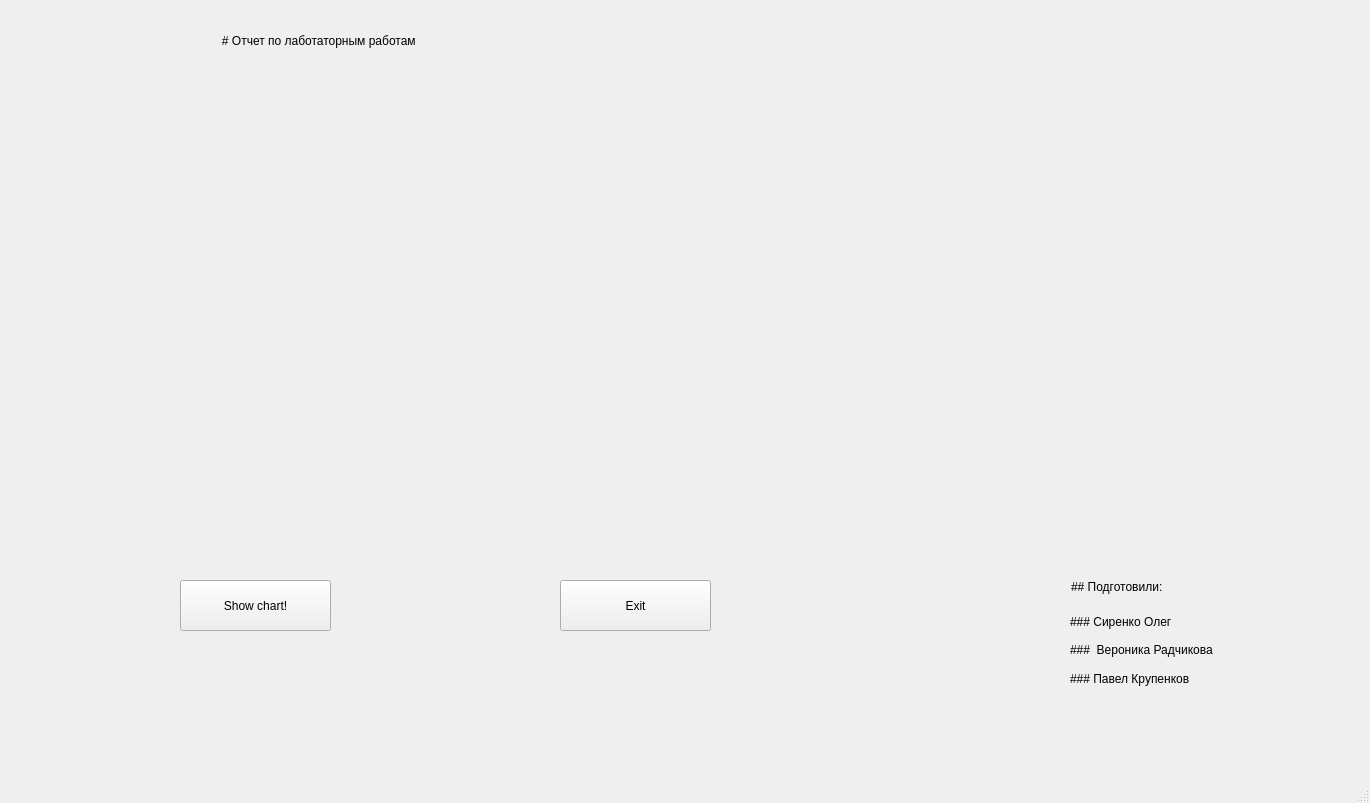
<?xml version="1.0" encoding="UTF-8"?>
<ui version="4.0">
 <class>MainWindow</class>
 <widget class="QMainWindow" name="MainWindow">
  <property name="geometry">
   <rect>
    <x>0</x>
    <y>0</y>
    <width>1370</width>
    <height>803</height>
   </rect>
  </property>
  <property name="windowTitle">
   <string>MainWindow</string>
  </property>
  <widget class="QWidget" name="centralwidget">
   <widget class="QPushButton" name="pushButton">
    <property name="geometry">
     <rect>
      <x>180</x>
      <y>580</y>
      <width>151</width>
      <height>51</height>
     </rect>
    </property>
    <property name="text">
     <string>Show chart!</string>
    </property>
   </widget>
   <widget class="QLabel" name="label">
    <property name="geometry">
     <rect>
      <x>0</x>
      <y>0</y>
      <width>641</width>
      <height>81</height>
     </rect>
    </property>
    <property name="text">
     <string># Отчет по лаботаторным работам </string>
    </property>
    <property name="textFormat">
     <enum>Qt::MarkdownText</enum>
    </property>
    <property name="alignment">
     <set>Qt::AlignCenter</set>
    </property>
   </widget>
   <widget class="QLabel" name="label_2">
    <property name="geometry">
     <rect>
      <x>1071</x>
      <y>580</y>
      <width>231</width>
      <height>31</height>
     </rect>
    </property>
    <property name="text">
     <string>## Подготовили:  </string>
    </property>
    <property name="textFormat">
     <enum>Qt::MarkdownText</enum>
    </property>
    <property name="alignment">
     <set>Qt::AlignLeading|Qt::AlignLeft|Qt::AlignTop</set>
    </property>
   </widget>
   <widget class="QWidget" name="verticalLayoutWidget">
    <property name="geometry">
     <rect>
      <x>1070</x>
      <y>610</y>
      <width>198</width>
      <height>80</height>
     </rect>
    </property>
    <layout class="QVBoxLayout" name="verticalLayout">
     <item>
      <widget class="QLabel" name="label_3">
       <property name="text">
        <string>### Сиренко Олег </string>
       </property>
       <property name="textFormat">
        <enum>Qt::MarkdownText</enum>
       </property>
      </widget>
     </item>
     <item>
      <widget class="QLabel" name="label_5">
       <property name="text">
        <string>###  Вероника Радчикова</string>
       </property>
       <property name="textFormat">
        <enum>Qt::MarkdownText</enum>
       </property>
      </widget>
     </item>
     <item>
      <widget class="QLabel" name="label_4">
       <property name="text">
        <string>### Павел Крупенков</string>
       </property>
       <property name="textFormat">
        <enum>Qt::MarkdownText</enum>
       </property>
      </widget>
     </item>
    </layout>
   </widget>
   <widget class="QLabel" name="label_6">
    <property name="geometry">
     <rect>
      <x>660</x>
      <y>60</y>
      <width>681</width>
      <height>401</height>
     </rect>
    </property>
    <property name="text">
     <string/>
    </property>
   </widget>
   <widget class="QPushButton" name="pushButton_2">
    <property name="geometry">
     <rect>
      <x>560</x>
      <y>580</y>
      <width>151</width>
      <height>51</height>
     </rect>
    </property>
    <property name="text">
     <string>Exit</string>
    </property>
   </widget>
  </widget>
  <widget class="QMenuBar" name="menubar">
   <property name="geometry">
    <rect>
     <x>0</x>
     <y>0</y>
     <width>1370</width>
     <height>21</height>
    </rect>
   </property>
  </widget>
  <widget class="QStatusBar" name="statusbar"/>
 </widget>
 <resources/>
 <connections/>
</ui>
